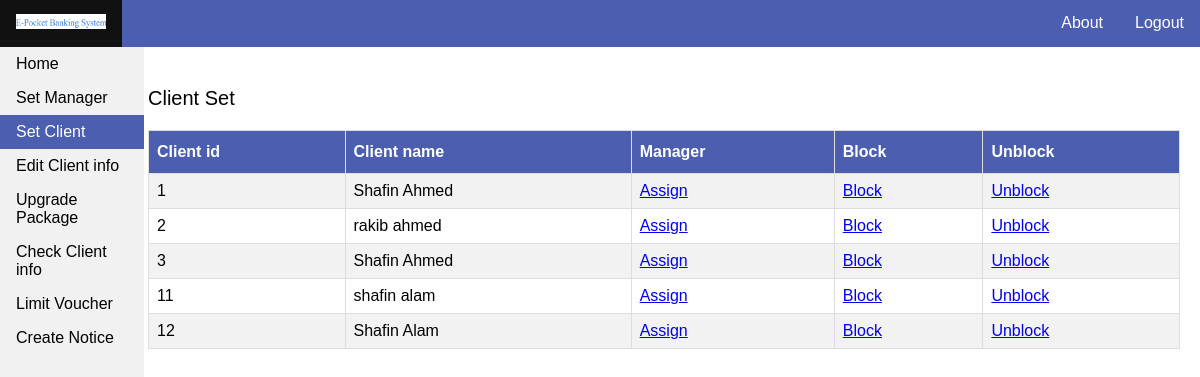
The page /view/admin_set_client.php (signed in) on the database its author committed.
### tables this page shows
CREATE TABLE `client` (
  `c_id` int(11) NOT NULL,
  `c_name` varchar(50) NOT NULL,
  `c_password` varchar(50) NOT NULL,
  `c_username` varchar(30) NOT NULL,
  `c_email` varchar(50) NOT NULL,
  `c_gender` varchar(10) NOT NULL,
  `c_dob` date NOT NULL,
  `c_credit` double DEFAULT 0,
  `vouchers` int(11) NOT NULL DEFAULT 0,
  `c_package` varchar(20) NOT NULL DEFAULT 'Basic',
  `c_assigned_manager` varchar(30) NOT NULL,
  `is_blocked` varchar(15) NOT NULL DEFAULT 'false',
  `warning` varchar(10) NOT NULL DEFAULT 'false',
  `markBan` varchar(10) NOT NULL DEFAULT 'false'
);

### models/adminService.php (the view, shortened to what this page needs)
<?php
function getClientname()
{
    $conn = getConnection('localhost', 'root', '', 'e_pocket_system');
    $sql = "select * from client";
    $data = mysqli_query($conn, $sql);
    while($row = mysqli_fetch_assoc($data))
    {
        echo "<tr><td>". $row["c_id"] . "</td><td>". $row["c_name"]."</td><td><a href='../view/admin_assign_manager.php?id=".$row['c_id']."'>Assign</a></td><td><a href='../php/admin_ClientblockService.php?id=".$row['c_id']."'>Block</a></td><td><a href='../php/admin_client_unblock.php?id=".$row['c_id']."'>Unblock</a></td></tr>";
    }
}

### assets/css/admin/style.css (style rules this page uses)
body { padding: 0; margin: 0; }
#table td, #table th { border: 1px solid #ddd; padding: 8px; }
#table tr:nth-child(even) { background-color: #f2f2f2; }

### rows shown on the page
client: c_id "1", c_name "Shafin Ahmed"
client: c_id "2", c_name "rakib ahmed"
client: c_id "3", c_name "Shafin Ahmed"
client: c_id "11", c_name "shafin alam"
client: c_id "12", c_name "Shafin Alam"
